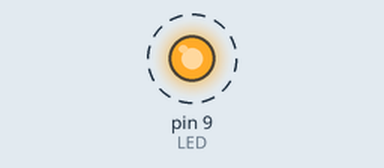
This sketch was run on a simulated Arduino Uno, built with avr-gcc and run on an emulated ATmega328P. Shown: output pins drawn as LEDs (lit = HIGH). Dashed ring = blinking.

Above: at 0.2 s.
Timing chart, 0 to 3.0 s (numbered marks = the images above):
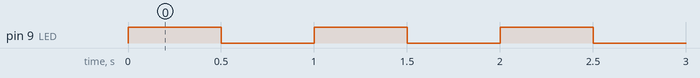

The sketch:

LED.ino
```cpp
const int  LED=9;

void setup()
{
pinMode(LED, OUTPUT);
}

void loop()
{
digitalWrite(LED, HIGH);
delay(500);
digitalWrite(LED, LOW);
delay(500);
}
```

Measured:
- by itself, pin 9 (LED): alternates HIGH for 0.50 s and LOW for 0.50 s
